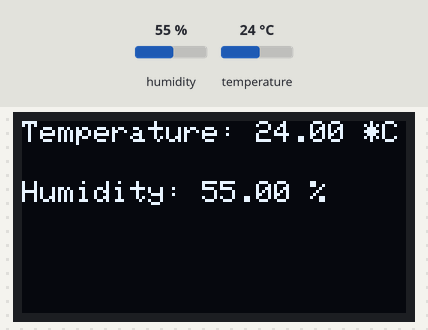
Recording of a sketch running on a simulated Arduino Uno, built with avr-gcc and run on an emulated ATmega328P. On the bench: 128×64 one-colour display. The test bench sets the inputs (shaded band); at power-on: humidity 55 %, temperature 24 °C. What the sketch prints to the serial monitor is not drawn.

Above: at 3.2 s.
3.3 s: humidity set to 22 %
At 5.0 s:
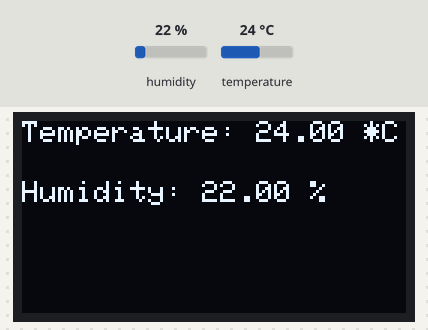
6.0 s: temperature set to 12 °C
At 7.3 s:
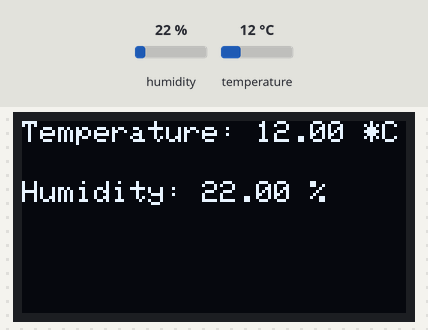
8.7 s: humidity set to 40 %
At 10.8 s:
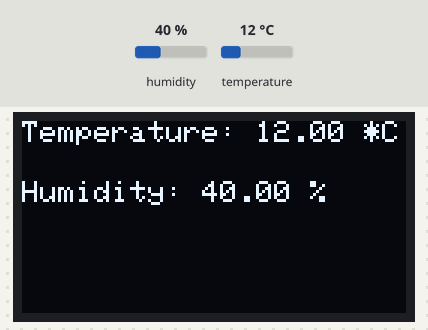
11.8 s: temperature set to 19 °C
Timing chart, 0 to 14.8 s (numbered marks = the images above; inputs shaded):
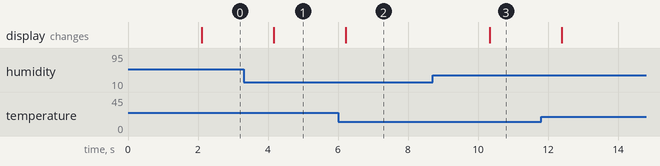

Measured:
- after the input at 3.3 s, the display: changes after 0.87 s (image 1)
- after the input at 6.0 s, the display: changes after 0.22 s (image 2)
- after the input at 8.7 s, the display: changes after 1.6 s (image 3)

The sketch:

DHT11_OLED.ino
```cpp
/*
DHT11 Sensor

DHT11 Pin	Connection to Arduino
VCC	5V (or 3.3V for some models)
DATA	Pin 2 (as per #define DHTPIN 2)
GND	GND
📌 Use a 10kΩ pull-up resistor between VCC and DATA if your DHT11 module doesn’t include one.

2. SSD1306 OLED (I2C) Wiring
Your code uses I2C with Adafruit_SSD1306. The display uses:
OLED Pin	Arduino UNO
VCC	3.3V or 5V (check display voltage rating)
GND	GND
SCL	A5
SDA	A4
⚠️ Make sure you're using an I2C OLED (not SPI).

Combined Wiring Overview
Component	VCC	GND	DATA/SDA	SCL/Clock
DHT11	5V	GND	Pin 2	—
OLED I2C	3.3V/5V	GND	A4 (SDA)	A5 (SCL)

*/
#include <Wire.h>
#include <Adafruit_GFX.h>
#include <Adafruit_SSD1306.h>
#include <DHT.h>

// Pin definition for DHT11 sensor
#define DHTPIN 2     // Pin connected to the DHT11 data pin
#define DHTTYPE DHT11 // Define sensor type as DHT11

// Initialize the DHT sensor
DHT dht(DHTPIN, DHTTYPE);

// Initialize the OLED display (I2C)
#define SCREEN_WIDTH 128
#define SCREEN_HEIGHT 64
Adafruit_SSD1306 display(SCREEN_WIDTH, SCREEN_HEIGHT, &Wire, -1);

void setup() {
  // Start serial communication
  Serial.begin(9600);

  // Initialize DHT sensor
  dht.begin();

  // Initialize OLED display
  if (!display.begin(SSD1306_I2C_ADDRESS, SCREEN_WIDTH, SCREEN_HEIGHT)) {
    Serial.println(F("SSD1306 allocation failed"));
    for (;;);
  }

  // Clear the screen
  display.clearDisplay();

  // Display welcome message
  display.setTextSize(1);
  display.setTextColor(SSD1306_WHITE);
  display.setCursor(0, 0);
  display.print(F("DHT11 + OLED"));
  display.display();
  delay(2000);
}

void loop() {
  // Read humidity and temperature from DHT11
  float humidity = dht.readHumidity();
  float temperature = dht.readTemperature();

  // Check if reading failed, and exit early (retry)
  if (isnan(humidity) || isnan(temperature)) {
    Serial.println(F("Failed to read from DHT sensor!"));
    return;
  }

  // Print the results to the Serial Monitor
  Serial.print(F("Temperature: "));
  Serial.print(temperature);
  Serial.print(F(" *C  Humidity: "));
  Serial.print(humidity);
  Serial.println(F(" %"));

  // Clear the previous display
  display.clearDisplay();

  // Display the values on OLED screen
  display.setCursor(0, 0);
  display.print(F("Temperature: "));
  display.print(temperature);
  display.print(F(" *C"));

  display.setCursor(0, 20);
  display.print(F("Humidity: "));
  display.print(humidity);
  display.print(F(" %"));

  display.display(); // Refresh the display

  // Delay before next reading
  delay(2000);  // Wait 2 seconds before the next reading
}
```
